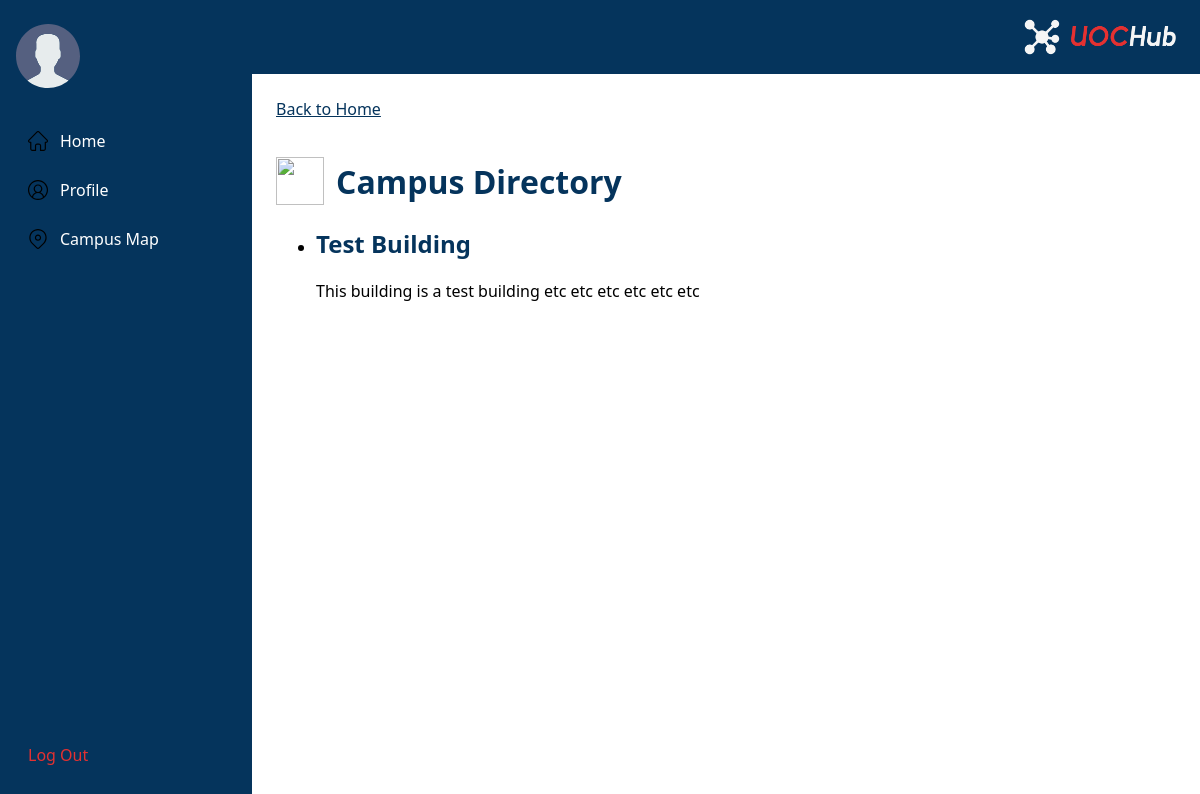
The page /directory/ on the database as committed earlier.
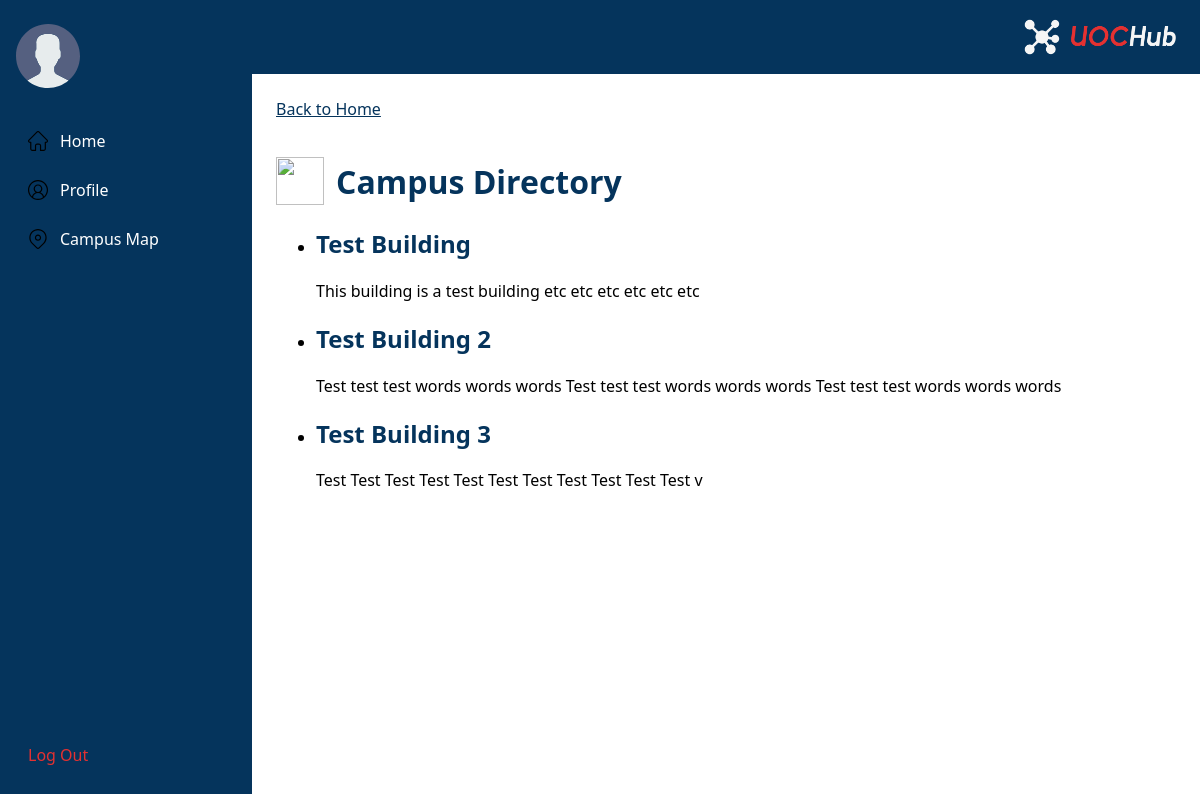
The same page on the database as committed later.
### core/models.py (models this page shows, shortened)
class Building(models.Model):
    name = models.CharField(max_length=100)
    slug = models.SlugField(unique=True)
    description = models.TextField(blank=True)

### core/views.py (the view)
# urls.py: path("directory/", views.directory, name="directory"),
def directory(request):
    buildings = Building.objects.all()
    return render(
        request,
        "core/directory.html",
        {"title": "Campus Directory", "buildings": buildings},
    )

### core/templates/core/directory.html
{% extends "core/base.html" %}
{% load static %}
{% block content %}
<a class="back-link" href="{% url 'home' %}">Back to Home</a>
<h1 class="page-title">
    <img class="page-icon" src="{% static 'icons/campus-directory.svg' %}" alt="">
    Campus Directory
</h1>
{% if buildings %}
<ul>
    {% for building in buildings %}
    <li>
        <h2>{{ building.name }}</h2>
        <p>{{ building.description }}</p>
    </li>
    {% endfor %}
</ul>
{% else %}
<p>No buildings in the directory yet.</p>
{% endif %}
{% endblock %}

Rows that differ between the two databases and show on the page:
added Building: name "Test Building 2", description "Test test test words words words Test test test words words words Test test test words words words"
added Building: name "Test Building 3", description "Test Test Test Test Test Test Test Test Test Test Test v"
